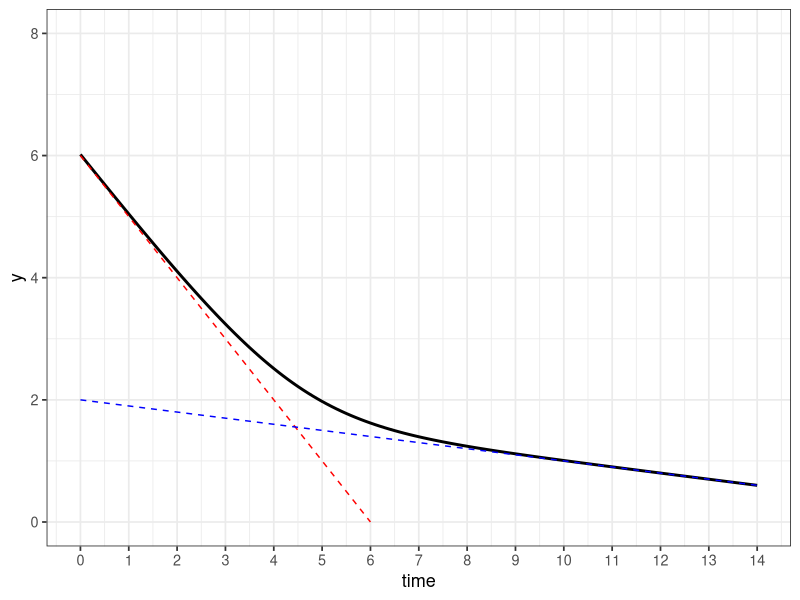
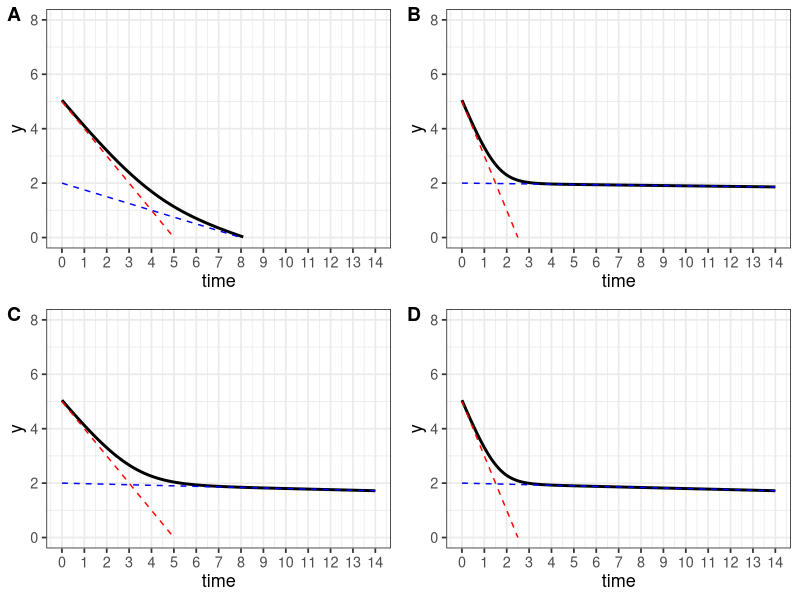

The R script that drew these images, in order:
library(ggpubr)

bi_exp <- function(a0, b0, alpha, beta, tmax){
  time = seq(0,tmax,0.1)
  
  res =  data.frame(time = time,
                    y = log(exp(a0 - alpha*time) + exp(b0 - beta*time)),
                    y1 = a0 - alpha * time,
                    y2 = b0 - beta * time
  )
  
  G <- ggplot(res, aes(x = time)) +
    geom_line(aes(y = y), linewidth = 1) +
    geom_line(aes(y = y1), linewidth = 0.5, col = "red", linetype = "dashed") +
    geom_line(aes(y = y2), linewidth = 0.5, col = "blue", linetype = "dashed") +
    ylim(0, 8) +
    theme_bw(base_size = 13) +
    scale_x_continuous(breaks = 0:tmax, limits = c(0,tmax))
  
  return(G)
  
}


bi_exp(a0 = 6, b0 = 2, alpha = 1, beta = 0.1, tmax = 14)


ggarrange(bi_exp(a0 = 5, b0 = 2, alpha = 1, beta = 0.25, tmax = 14),
          bi_exp(a0 = 5, b0 = 2, alpha = 1*2, beta = 0.01, tmax = 14),
          bi_exp(a0 = 5, b0 = 2, alpha = 1, beta = 0.01*2, tmax = 14),
          bi_exp(a0 = 5, b0 = 2, alpha = 1*2, beta = 0.01*2, tmax = 14),
          ncol = 2, nrow = 2, labels = "AUTO", align = "hv")
